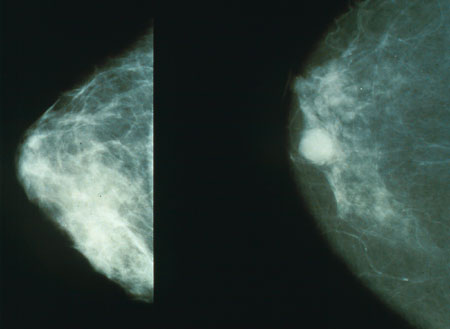
#> input picture FiltroPrewitt/nc.jpg, 450 x 329 px
$ python prewitt.py
#> lines starting #> are read from the running program, lines starting #| are printed output that depends on the picture
import cv2
import numpy as np

# Cargar la imagen
image = cv2.imread('nc.jpg', cv2.IMREAD_GRAYSCALE)
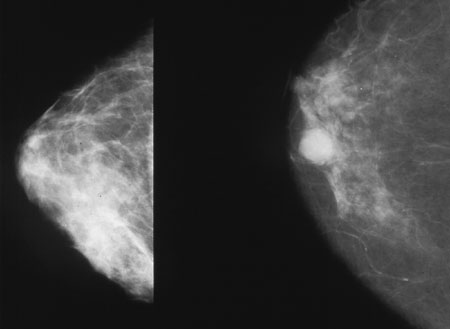
#> image: shape (329, 450); min 13, max 250, mean 59.6

# Aplicar el operador Prewitt en la dirección X
kernel_x = np.array([[-1, 0, 1], [-1, 0, 1], [-1, 0, 1]])
image_prewitt_x = cv2.filter2D(image, -1, kernel_x)
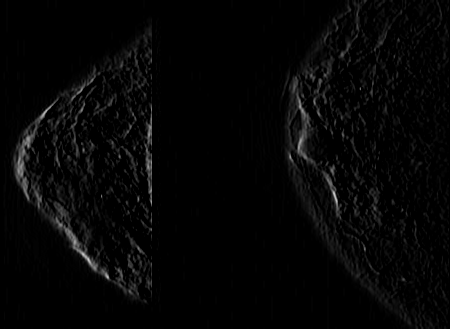
#> image_prewitt_x: shape (329, 450); min 0, max 204, mean 5.5

# Aplicar el operador Prewitt en la dirección Y
kernel_y = np.array([[-1, -1, -1], [0, 0, 0], [1, 1, 1]])
image_prewitt_y = cv2.filter2D(image, -1, kernel_y)
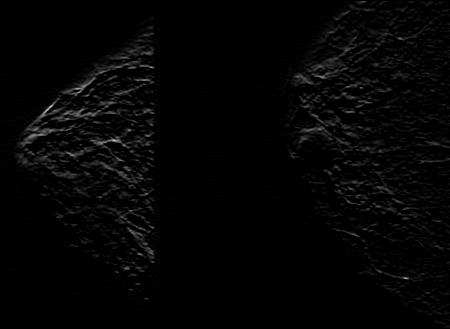
#> image_prewitt_y: shape (329, 450); min 0, max 192, mean 4.5

# Combinar las imágenes resultantes en la dirección X e Y para obtener el gradiente total
gradient_magnitude = cv2.addWeighted(image_prewitt_x, 0.5, image_prewitt_y, 0.5, 0)
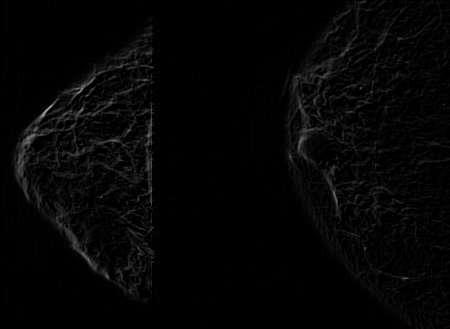
#> gradient_magnitude: shape (329, 450); min 0, max 181, mean 5

# Guardar el resultado en un archivo
cv2.imwrite('resultado_prewitt.jpg', gradient_magnitude)

# Mostrar las imágenes resultantes
cv2.imshow('Imagen original', image)
cv2.imshow('Operador Prewitt en X', image_prewitt_x)
cv2.imshow('Operador Prewitt en Y', image_prewitt_y)
cv2.imshow('Gradiente total', gradient_magnitude)

cv2.waitKey(0)
cv2.destroyAllWindows()

$ run again, with FiltroPrewitt/a.jpg copied over FiltroPrewitt/nc.jpg
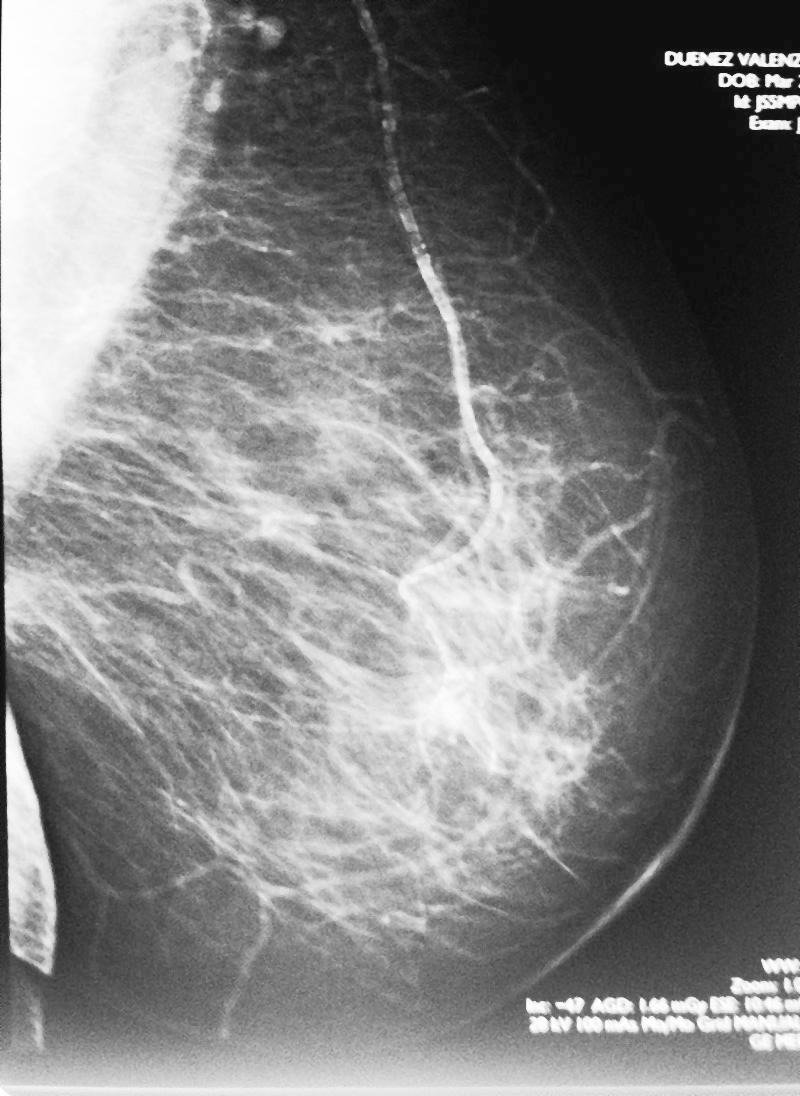
#> input picture FiltroPrewitt/a.jpg, 800 x 1096 px
#> image is the input picture: shape (1096, 800); min 0, max 255, mean 128.3
#> `image_prewitt_x = cv2.filter2D(image, -1, kernel_x)`:
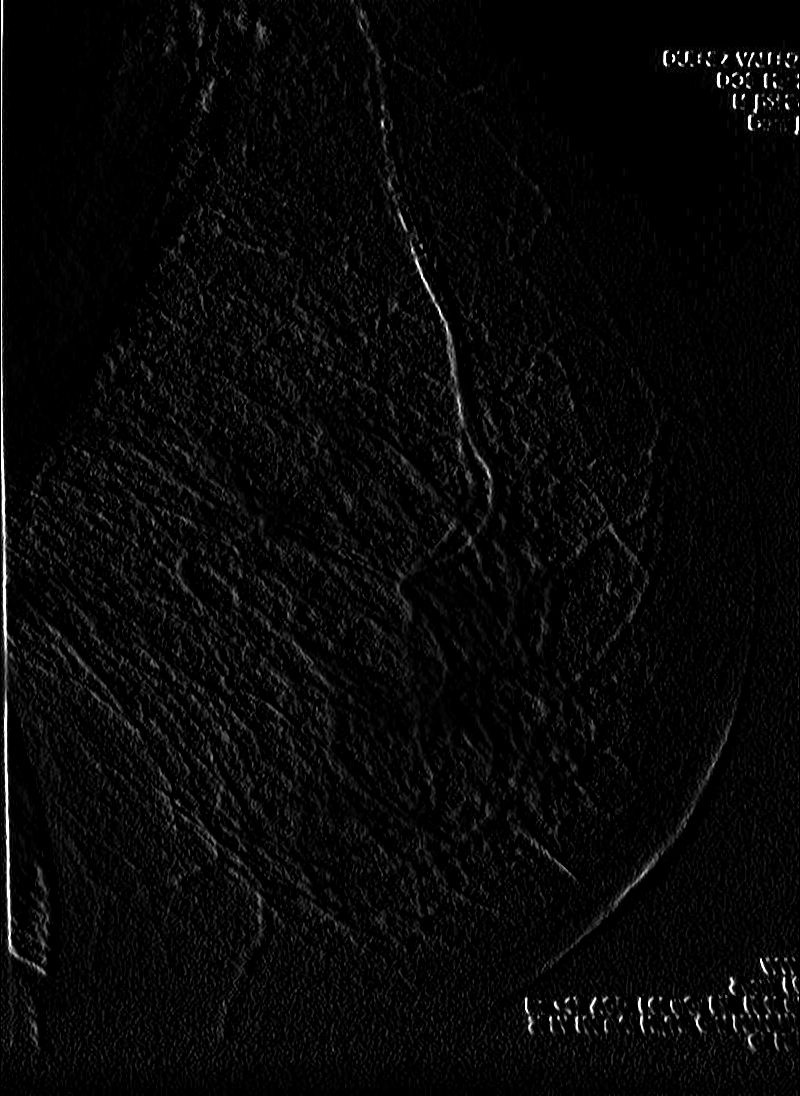
#> image_prewitt_x: shape (1096, 800); min 0, max 255, mean 7.8
#> `gradient_magnitude = cv2.addWeighted(image_prewitt_x, 0.5, image_prewi..`:
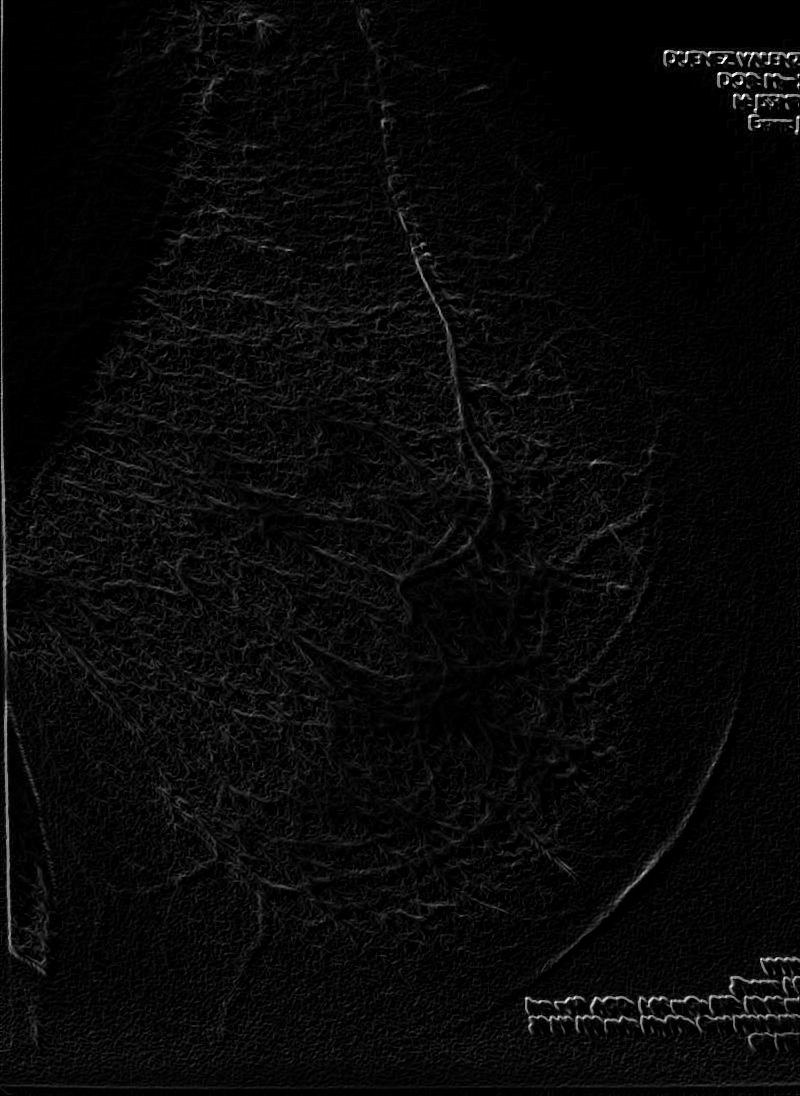
#> gradient_magnitude: shape (1096, 800); min 0, max 255, mean 8.5

$ run again, with FiltroPrewitt/n.png saved as FiltroPrewitt/nc.jpg
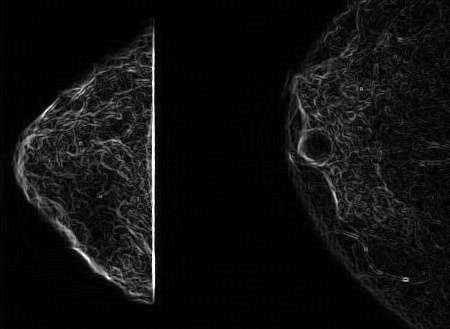
#> input picture FiltroPrewitt/n.png, 450 x 329 px
#> image is the input picture: shape (329, 450); min 0, max 255, mean 15.1
#> `image_prewitt_y = cv2.filter2D(image, -1, kernel_y)`:
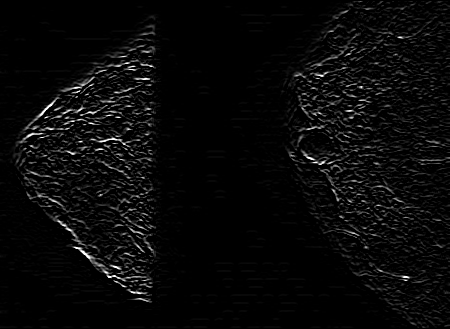
#> image_prewitt_y: shape (329, 450); min 0, max 255, mean 9
#> `gradient_magnitude = cv2.addWeighted(image_prewitt_x, 0.5, image_prewi..`:
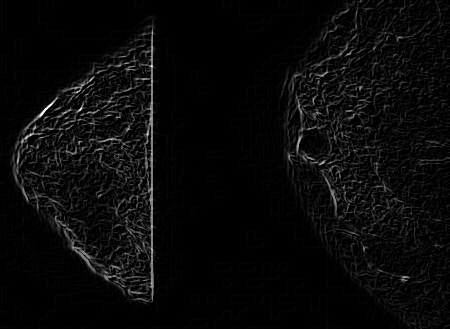
#> gradient_magnitude: shape (329, 450); min 0, max 255, mean 9.4
